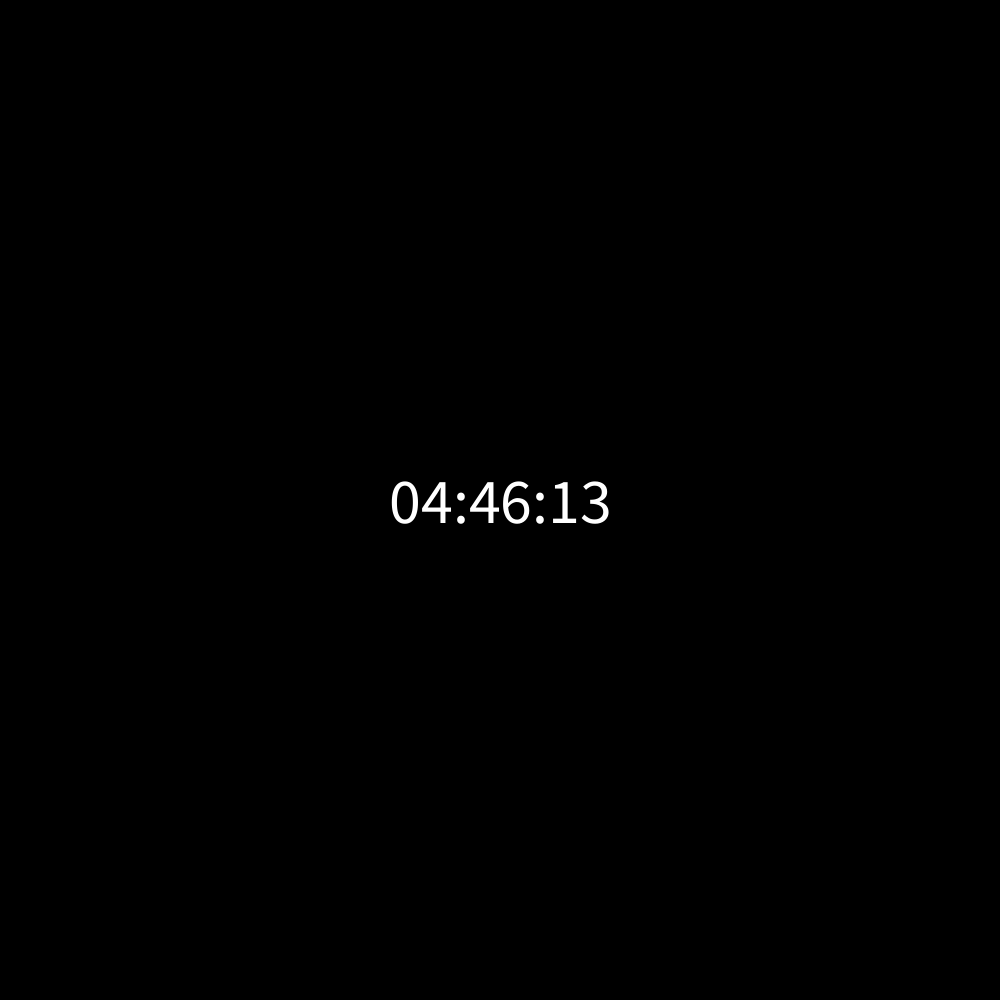
Frame 1 (no input)
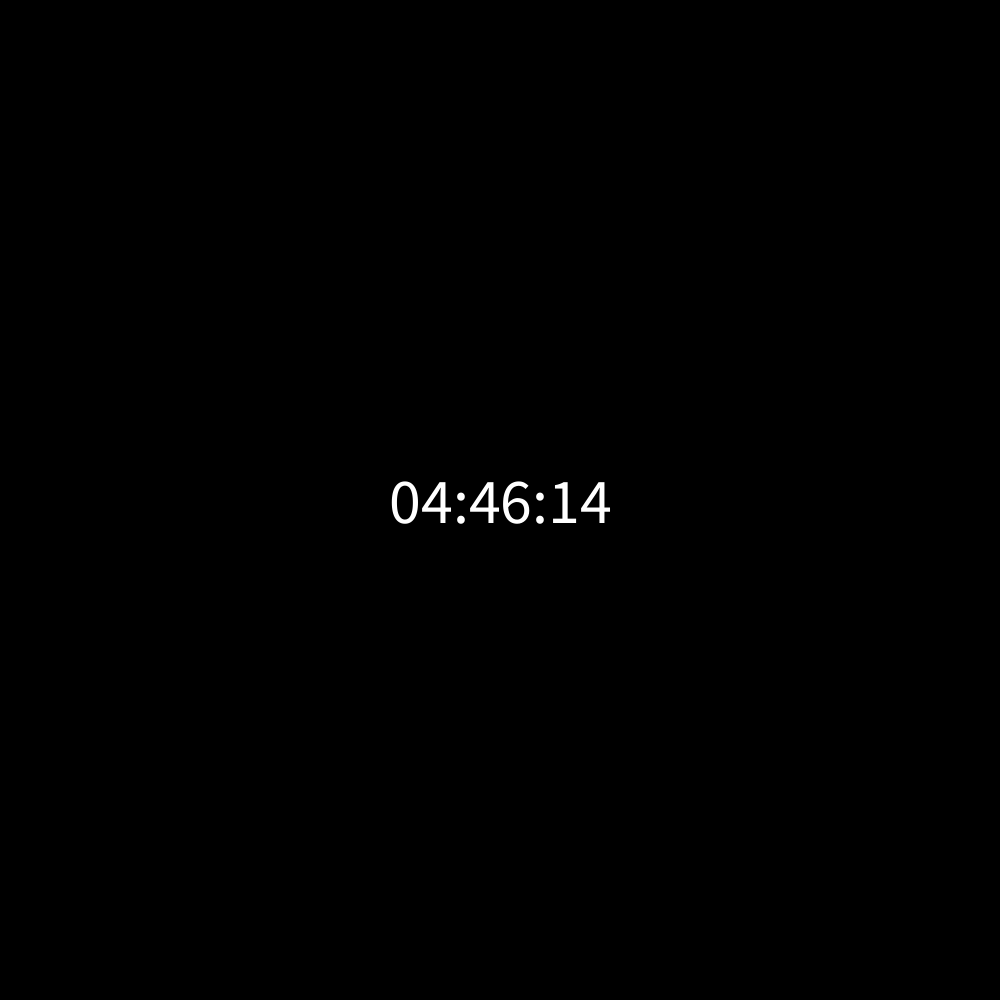
Frame 60 (the mouse pressed at the canvas centre just before this capture)
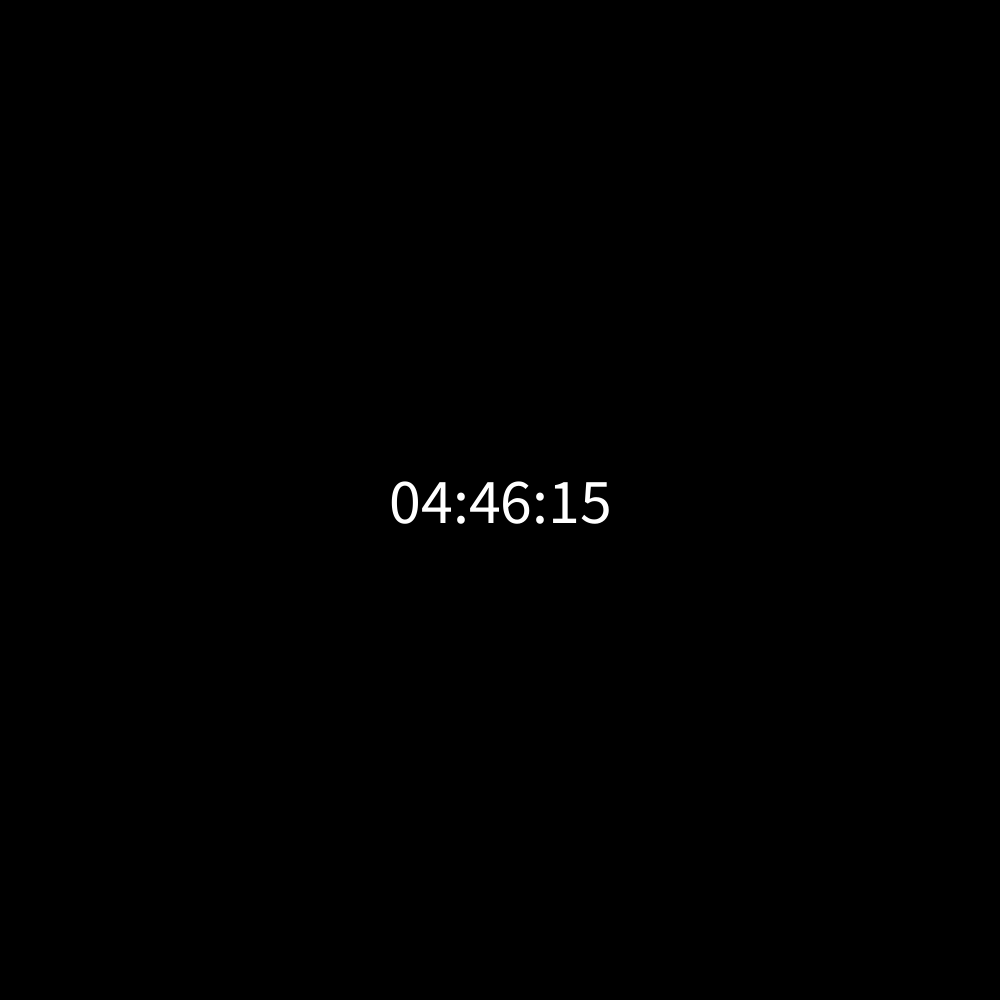
Frame 120 (the mouse held since frame 60 and released just before this capture)

The Processing sketch that drew these frames (run headless with seeded random() and noise(); from frame 60 on, the mouse is pressed at the canvas centre):

// Processing sketch: BONO_SESION_5
// ── BONO_SESION_5.pde
int h;
int m;
int s;

String timeString;

void setup() {
  size(1000, 1000);
  textAlign(CENTER, CENTER); 
  textSize(64);              
  fill(255);                 
}

void draw() {
  background(0); 

  h = hour();
  m = minute();
  s = second();

  timeString = nf(h, 2) + ':' + nf(m, 2) + ':' + nf(s, 2);

  println(timeString); 

  text(timeString, width / 2, height / 2);
}
